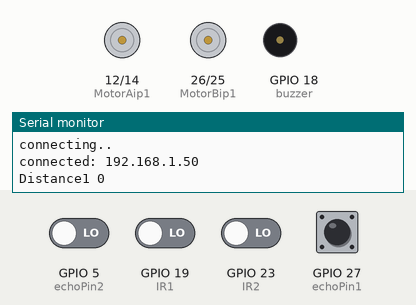
Bench run of a sketch on a simulated ESP32. Parts: motor-driver pin pairs drawn as motors (green arrow = first pin HIGH = forward, orange = second pin HIGH = backward, longer = more drive), buzzer (waves = sounding, pin HIGH), the last lines printed to the serial monitor. The inputs (shaded band) are chosen by the test bench; at power-on: GPIO 5 (echoPin2), GPIO 19 (IR1), GPIO 23 (IR2), GPIO 27 (echoPin1) LOW. WiFi joins after 1.5 s; servers stay silent unless stated; pins used as bus, display or sensor lines are not drawn.

Above: at 3.9 s.
4.0 s: GPIO 27 (echoPin1) pulsed HIGH 5 times (0.12 s each, 0.3 s apart)
At 4.4 s:
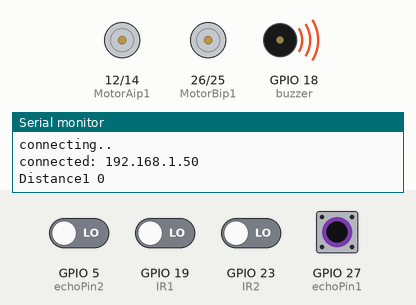
At 6.8 s:
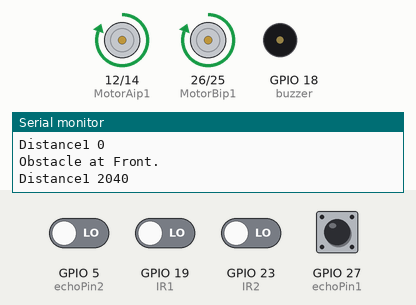
Timing chart, 0 to 15.0 s (numbered marks = the images above; inputs shaded):
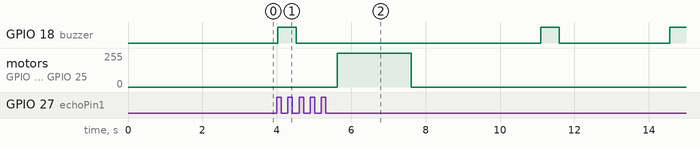

Measured:
- after the input at 4.0 s, motor on GPIO 12 (MotorAip1) / GPIO 14 (MotorAip2), motor on GPIO 26 (MotorBip1) / GPIO 25 (MotorBip2): stopped → forward 255/255 after 1.6 s, → stopped 2.0 s later

The sketch:

covibot.ino
```cpp
#include <WiFi.h>
#include <IOXhop_FirebaseESP32.h>

// Black Line Follower

int IR1 = 19;       //Right sensor
int IR2 = 23;       //left Sensor
int MotorAip1 = 12;
int MotorAip2 = 14;
int MotorBip1 = 26;
int MotorBip2 = 25;
int buzzer = 18;

#define FIREBASE_HOST "covibot-74e58-default-rtdb.firebaseio.com"
#define FIREBASE_AUTH "ZRC1SmM6VLhBBabjUW3sro3ET8Gp71gZohHBlUT0"
#define WIFI_SSID "abcdefg" // input your home or public wifi name
#define WIFI_PASSWORD "123456789"

//ultrasonic
const int trigPin1 = 13;
const int echoPin1 = 27;
const int trigPin2 = 22;
const int echoPin2 = 5;

unsigned long duration1;
unsigned long distance1;
unsigned long duration2;
unsigned long distance2;

int alertString;

//buzzer


void setup()
{
  Serial.begin(115200);
  pinMode(IR1, INPUT);
  pinMode(IR2, INPUT);
  pinMode(MotorAip1, OUTPUT);
  pinMode(MotorAip2, OUTPUT);
  pinMode(MotorBip1, OUTPUT);
  pinMode(MotorBip2, OUTPUT);
  pinMode(trigPin1, OUTPUT);
  pinMode(echoPin1, INPUT);
  pinMode(trigPin2, OUTPUT);
  pinMode(echoPin2, INPUT);
  pinMode(buzzer, OUTPUT);

  WiFi.begin(WIFI_SSID, WIFI_PASSWORD);
  Serial.print("connecting");
  while (WiFi.status() != WL_CONNECTED)
  {
    Serial.print(".");
    delay(1000);
  }

  delay(500);
  Serial.println();
  Serial.print("connected: ");
  Serial.println(WiFi.localIP());

  Firebase.begin(FIREBASE_HOST, FIREBASE_AUTH);
  delay(200);
}

void automatic()                    //detects obstacles from front
{
  digitalWrite(trigPin1, LOW);
  delay(10);
  digitalWrite(trigPin1, HIGH);
  delay(10);
  digitalWrite(trigPin1, LOW);
  duration1 = pulseIn(echoPin1, HIGH);
  //distance = (duration) / 58.200;
  distance1 = duration1 * 0.034 / 2;
  Serial.print("Distance1 ");
  Serial.println(distance1);
  delay(300);
  if (distance1 < 15 )
  {
    buzzeron();
    Serial.println("Obstacle at Front.");
  }
  else
  {
    line_follower();
  }
}

void ultrasonic2()                      //detects obstacles from left
{
  digitalWrite(trigPin2, LOW);
  delay(10);
  digitalWrite(trigPin2, HIGH);
  delay(10);
  digitalWrite(trigPin2, LOW);
  duration2 = pulseIn(echoPin2, HIGH);
  //distance = (duration) / 58.200;
  distance2 = duration2 * 0.034 / 2;
  Serial.print("Distance2 ");
  Serial.println(distance2);
  delay(300);
  if (distance2 < 15 )
  {
    Firebase.setFloat("alertString", 1);
    buzzeron();
    Serial.println("Alert..Rule is broken");
    delay(1000);
    Firebase.setFloat("alertString", 0);
  }
}

void forward()
{
  digitalWrite(MotorAip1, HIGH);
  digitalWrite(MotorAip2, LOW);
  digitalWrite(MotorBip1, HIGH);
  digitalWrite(MotorBip2, LOW);
  delay(2000);
  digitalWrite(MotorAip1, LOW);
  digitalWrite(MotorAip2, LOW);
  digitalWrite(MotorBip1, LOW);
  digitalWrite(MotorBip2, LOW);
  delay(2000);
}

void backward()
{
  digitalWrite(MotorAip1, LOW);
  digitalWrite(MotorAip2, HIGH);
  digitalWrite(MotorBip1, LOW);
  digitalWrite(MotorBip2, HIGH);
  delay(2000);
  digitalWrite(MotorAip1, LOW);
  digitalWrite(MotorAip2, LOW);
  digitalWrite(MotorBip1, LOW);
  digitalWrite(MotorBip2, LOW);
  delay(2000);
}


void left()
{
  digitalWrite(MotorAip1, LOW);
  digitalWrite(MotorAip2, HIGH);
  digitalWrite(MotorBip1, HIGH);
  digitalWrite(MotorBip2, LOW );
  delay(2000);
  digitalWrite(MotorAip1, LOW);
  digitalWrite(MotorAip2, LOW);
  digitalWrite(MotorBip1, LOW);
  digitalWrite(MotorBip2, LOW);
  delay(2000);
}

void right()
{
  digitalWrite(MotorAip1, HIGH);
  digitalWrite(MotorAip2, LOW);
  digitalWrite(MotorBip1, LOW);
  digitalWrite(MotorBip2, HIGH);
  delay(2000);
  digitalWrite(MotorAip1, LOW);
  digitalWrite(MotorAip2, LOW);
  digitalWrite(MotorBip1, LOW);
  digitalWrite(MotorBip2, LOW);
  delay(2000);
}

void stop()
{
  digitalWrite(MotorAip1, LOW);
  digitalWrite(MotorAip2, LOW);
  digitalWrite(MotorBip1, LOW);
  digitalWrite(MotorBip2, LOW);
  delay(2000);

}
void buzzeron()
{
  digitalWrite(buzzer, HIGH);
  delay(500);
  digitalWrite(buzzer, LOW);
  delay(500);
}

void line_follower()
{
  if (digitalRead(IR1) == LOW && digitalRead(IR2) == LOW) //IR not on black line
  {

    forward();
    ultrasonic2();

  }

}


void loop()
{
  automatic();
}
```
